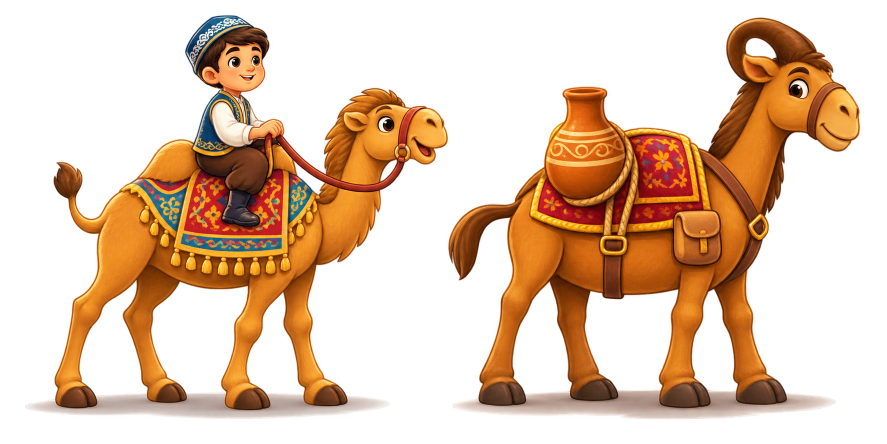
#> input picture tools/manba/tuya-ikkita.png, 1774 x 887 px (shown at 1/2 size)
$ python tuya.py
#> lines starting #> are read from the running program, lines starting #| are printed output that depends on the picture; after the words box and inside, x2 and y2 are one past the last pixel; in counts of white or black regions, pixels touching at a corner belong together
"""Foydalanuvchi bergan "tuya" rasmidan (tools/manba/tuya-ikkita.png) ikki asset yasaydi:
  - o'ng tuya (meshli)      -> public/img/buyum/ot-mesh.webp   (sumkadagi buyum ikonkasi, 160x160)
  - chap tuya (bola mingan)  -> public/img/tosiq/chol-keyin.webp (cho'ldan o'tilgandan keyingi sahna)
Sahna "oldin" rasmi (chol-oldin.webp) ustiga qurladi, shuning uchun ikkalasi bir-biriga mos.
Ishlatish: python3 -I tools/tuya.py
"""
from pathlib import Path

import numpy as np
from PIL import Image, ImageDraw, ImageFilter
from scipy import ndimage

ROOT = Path(__file__).resolve().parents[1]
src = Image.open(ROOT / 'tools/manba/tuya-ikkita.png').convert('RGBA')
#> src is the input picture: PIL image 1774x887 RGBA; mean R, G, B, A 73.4, 42.9, 19.3, 93
arr = np.array(src)
lab, n = ndimage.label(arr[:, :, 3] > 20)
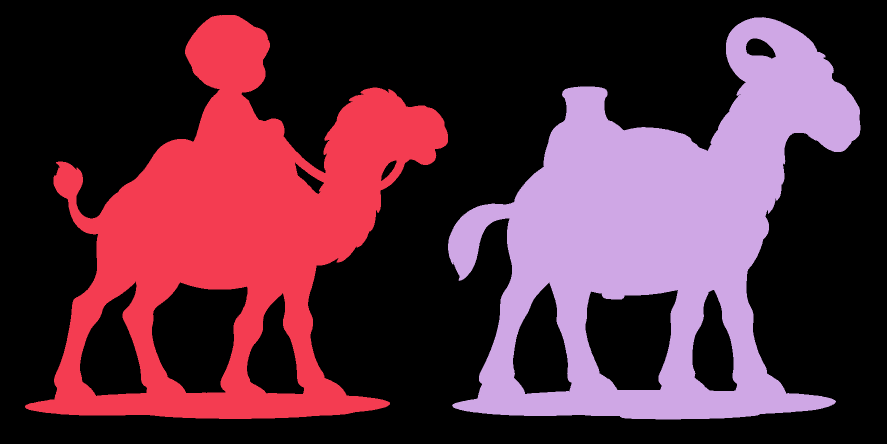
#> lab: shape (887, 1774) int32 (shown at 1/2 size); 3 distinct labels, from 0 to 2; one colour per label, 0 black
#> n = 2
centers = ndimage.center_of_mass(np.ones_like(lab), lab, range(1, n + 1))
#> centers = [(465.3, 473.6), (467.4, 1315.7)]
mid = arr.shape[1] / 2
#> mid = 887
xs = np.arange(arr.shape[1])[None, :]
soft = (arr[:, :, 3] > 0) & (arr[:, :, 3] <= 20)
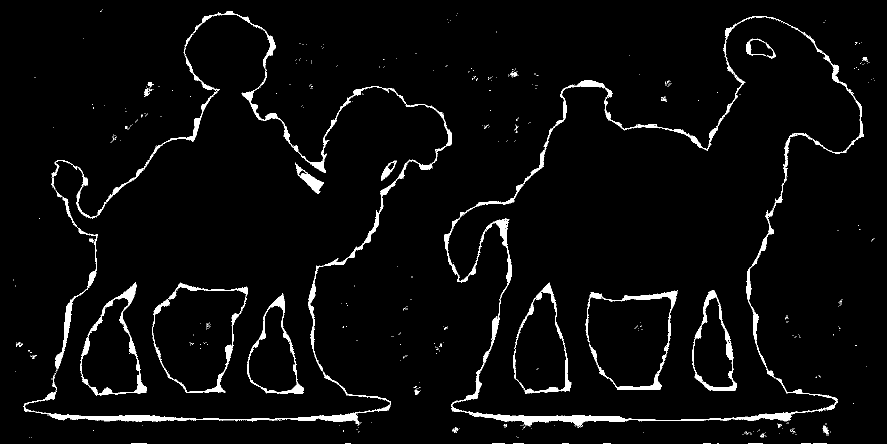
#> soft: shape (887, 1774) bool (shown at 1/2 size); 3.4% white; 727 white regions (691 under 20 px), largest, box (x1, y1, x2, y2) and area: (902, 445, 1675, 855) 8325, (888, 32, 1728, 608) 8171, (47, 745, 782, 851) 4960


def part(right: bool) -> Image.Image:
#> called with right = True
    ids = [i + 1 for i, c in enumerate(centers) if (c[1] >= mid) == right]
#> ids = [2]
    mask = np.isin(lab, ids) | (soft & ((xs >= mid) == right))
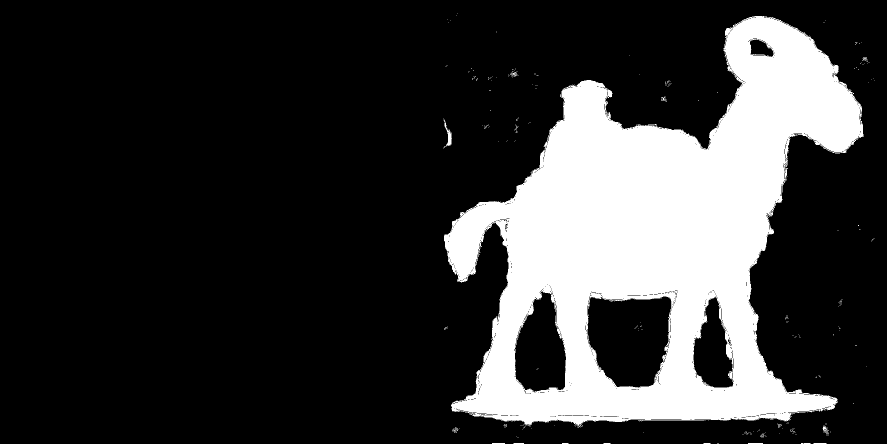
#> mask: shape (887, 1774) bool (shown at 1/2 size); 21.3% white; 372 white regions (362 under 20 px), largest, box (x1, y1, x2, y2) and area: (888, 32, 1728, 855) 333583, (887, 237, 904, 297) 290, (1646, 851, 1655, 871) 81
    out = arr.copy()
    out[~mask, 3] = 0
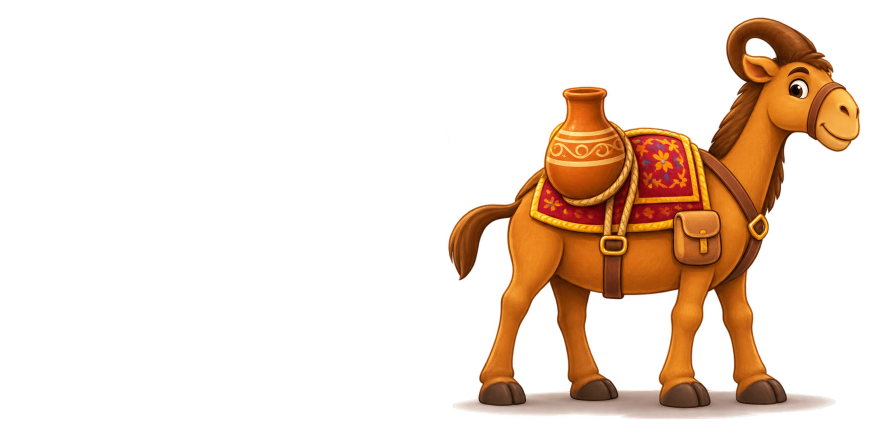
#> out: shape (887, 1774, 4) (shown at 1/2 size); 19.51% of pixels changed, all inside (x1, y1, x2, y2) = (27, 19, 896, 887); transparent parts drawn white
    im = Image.fromarray(out)
    return im.crop(im.getbbox())
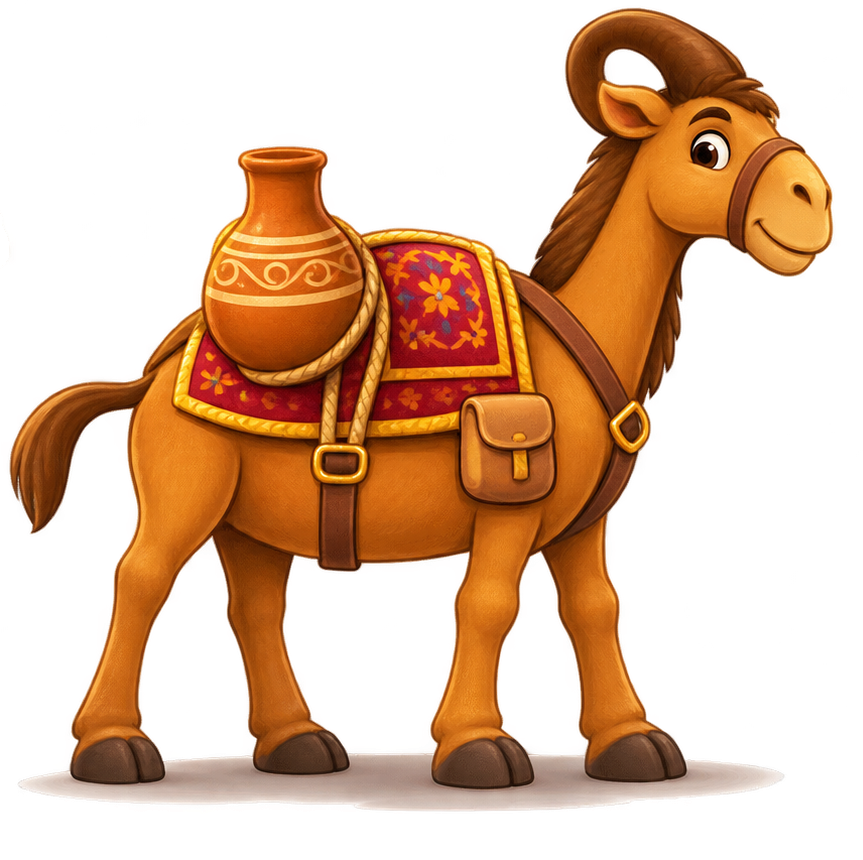
#> returned value: PIL image 863x860 RGBA; mean R, G, B, A 80.2, 43.7, 17.8, 103.3; transparent parts drawn white


def without_shadow(im: Image.Image) -> Image.Image:
    """Rasm ostidagi kulrang soyani olib tashlaydi (sahnada o'zimiz qum rangida soya chizamiz)."""
    a = np.array(im)
    rgb = a[:, :, :3].astype(int)
    grey = (rgb.max(axis=2) - rgb.min(axis=2) < 30) & (rgb.min(axis=2) > 120)  # och, rangsiz = soya
    rows = np.arange(a.shape[0])[:, None] > a.shape[0] * 0.82
    a[grey & rows, 3] = 0
    out = Image.fromarray(a)
    return out.crop(out.getbbox())


# 1) Buyum ikonkasi
right = part(True)
S, pad = 160, 6
k = (S - 2 * pad) / max(right.size)
#> k = 0.171
small = right.resize((round(right.size[0] * k), round(right.size[1] * k)), Image.LANCZOS)
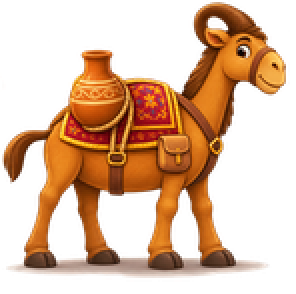
#> small: PIL image 148x147 RGBA (shown 2 times larger); mean R, G, B, A 83.5, 46.7, 19.4, 103.5; transparent parts drawn white
icon = Image.new('RGBA', (S, S), (0, 0, 0, 0))
#> icon: PIL image 160x160 RGBA; every value is 0
icon.alpha_composite(small, ((S - small.size[0]) // 2, S - pad - small.size[1]))
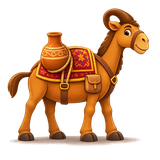
#> icon: PIL image 160x160 RGBA; mean R, G, B, A 71, 39.7, 16.5, 87.9; transparent parts drawn white
icon.save(ROOT / 'public/img/buyum/ot-mesh.webp', 'WEBP', quality=88, method=6)

# 2) Sahna: cho'l + bola mingan tuya + izlar
#> (the run stopped early here; a loop or call above may not have finished)
